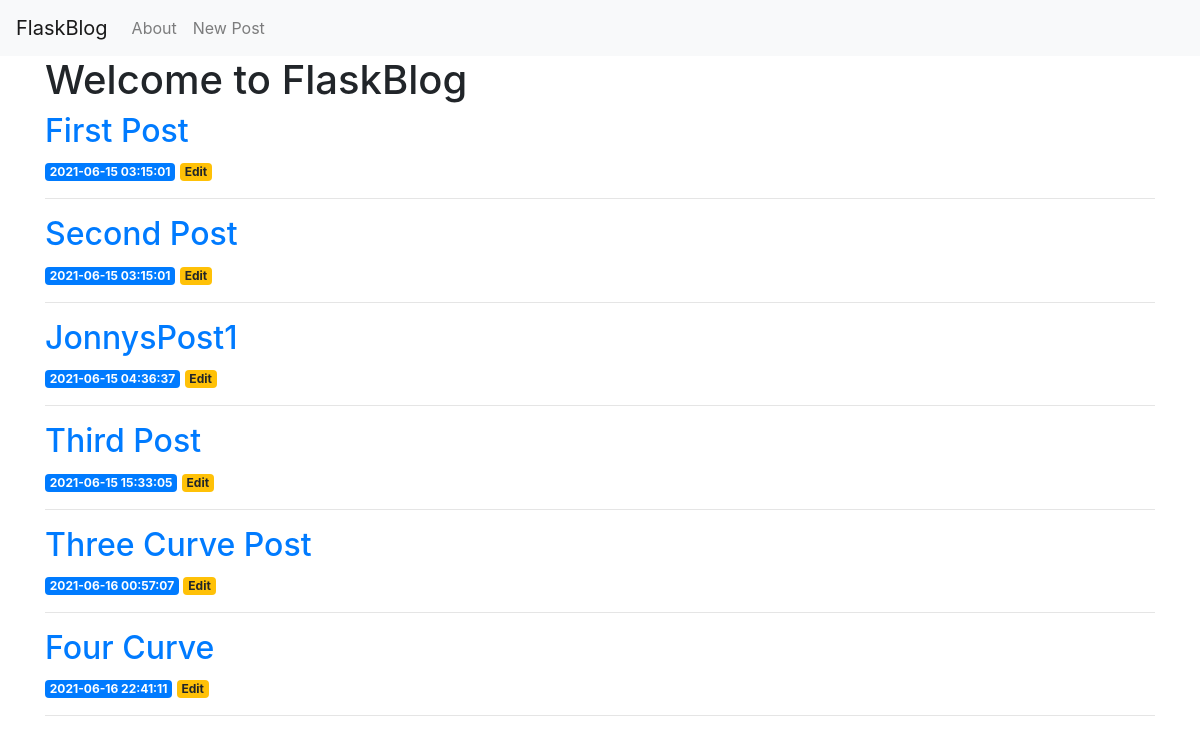
The page / on the database its author committed.
### tables this page shows
CREATE TABLE posts (
    id INTEGER PRIMARY KEY AUTOINCREMENT,
    created TIMESTAMP NOT NULL DEFAULT CURRENT_TIMESTAMP,
    title TEXT NOT NULL,
    years REAL NOT NULL,
    datas REAL NOT NULL,
    parameters REAL NOT NULL,
    finalparameters REAL NOT NULL
);

### app.py (the view)
@app.route('/')
def index():
    conn = get_db_connection()
    posts = conn.execute('SELECT * FROM posts').fetchall()
    conn.close()
    return render_template('index.html', posts=posts)

### app.py (called while the page is built)
def get_db_connection():
    conn = sqlite3.connect('database3.db')
    conn.row_factory = sqlite3.Row
    return conn   # connects to database and allows you to call column names

### templates/index.html
{% extends 'base.html' %}
{% block content %}
    <h1>{% block title %} Welcome to FlaskBlog {% endblock %}</h1>
    {% for post in posts %}
        <a href="{{ url_for('post', post_id=post['id']) }}">
            <h2>{{ post['title'] }}</h2>
        </a>
        <span class="badge badge-primary">{{ post['created'] }}</span>
        <a href="{{ url_for('edit', id=post['id']) }}">
            <span class="badge badge-warning">Edit</span>
        </a>
        <hr>
    {% endfor %}
{% endblock %}

### templates/base.html (shortened to what this page needs)
<!doctype html>
<html lang="en">
  <head>
    <link rel="stylesheet" href="https://stackpath.bootstrapcdn.com/bootstrap/4.3.1/css/bootstrap.min.css">
  </head>
  <body>
    <nav class="navbar navbar-expand-md navbar-light bg-light">
        <a class="navbar-brand" href="{{ url_for('index')}}">FlaskBlog</a>
        <div class="collapse navbar-collapse" id="navbarNav">
            <ul class="navbar-nav">
            <li class="nav-item">
                <a class="nav-link" href="#">About</a>
            </li>
            <li class="nav-item">
                <a class="nav-link" href="{{url_for('create')}}">New Post</a>
            </li>
            </ul>
        </div>
    </nav>
    <div class="container">
        {% block content %} {% endblock %}
    </div>
  </body>
</html>

### rows shown on the page
posts: title "First Post", created "2021-06-15 03:15:01"
posts: title "Second Post", created "2021-06-15 03:15:01"
posts: title "JonnysPost1", created "2021-06-15 04:36:37"
posts: title "Third Post", created "2021-06-15 15:33:05"
posts: title "Three Curve Post", created "2021-06-16 00:57:07"
posts: title "Four Curve", created "2021-06-16 22:41:11"
